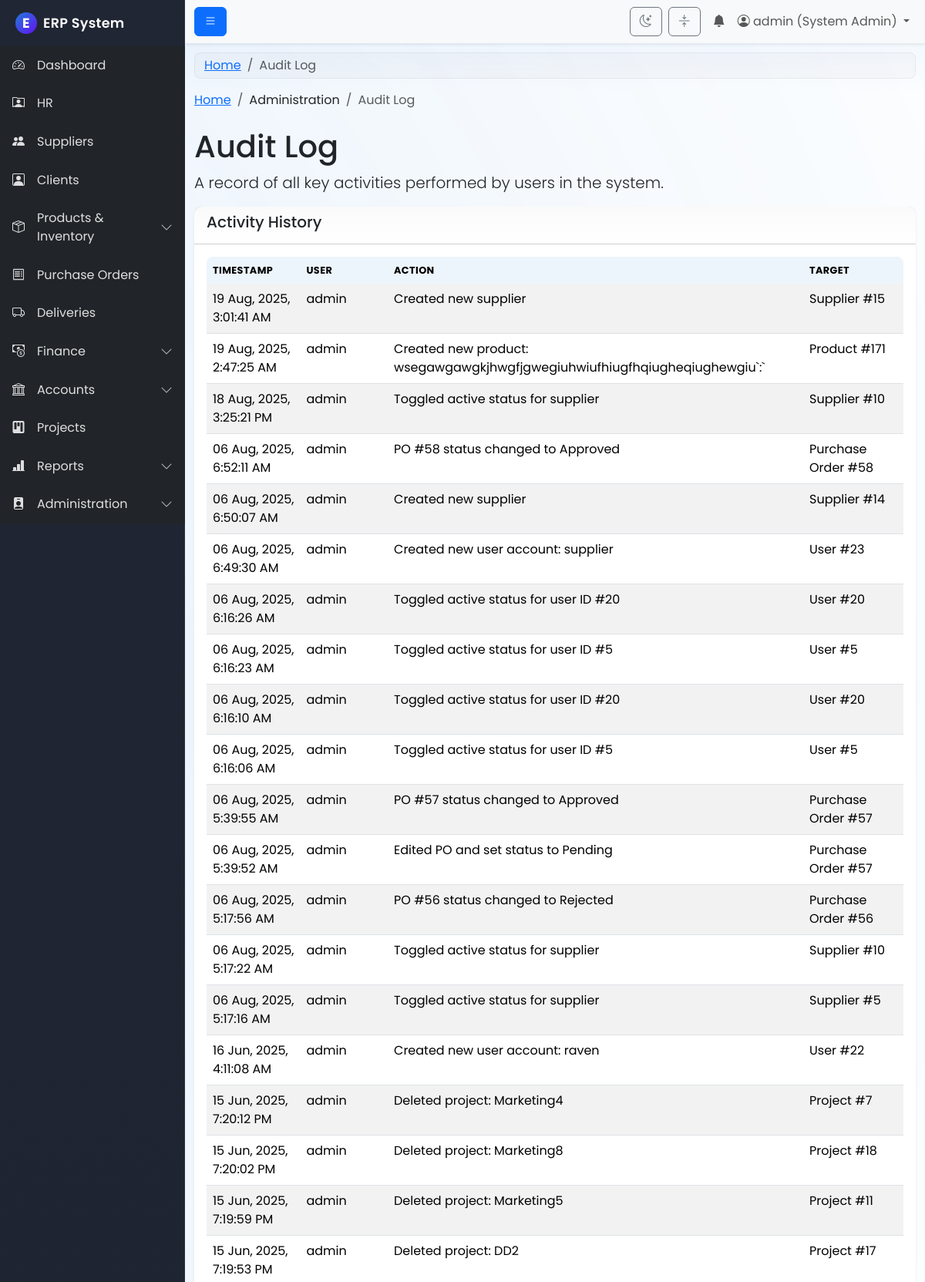
/modules/admin/view_audit_log.php (signed in, upper part), run on the app's committed database.
### tables this page shows
CREATE TABLE `audit_log` (
  `id` int(11) NOT NULL,
  `user_id` int(11) NOT NULL,
  `action` varchar(255) NOT NULL,
  `target_type` varchar(50) NOT NULL,
  `target_id` int(11) NOT NULL,
  `log_timestamp` timestamp NOT NULL DEFAULT current_timestamp()
);

CREATE TABLE `users` (
  `id` int(11) NOT NULL,
  `username` varchar(100) NOT NULL,
  `password` varchar(255) NOT NULL,
  `email` varchar(255) NOT NULL,
  `role_id` int(11) NOT NULL,
  `is_active` tinyint(1) NOT NULL DEFAULT 1,
  `department_id` int(11) DEFAULT NULL,
  `created_at` timestamp NOT NULL DEFAULT current_timestamp()
);

### modules/admin/view_audit_log.php (the view, shortened to what this page needs)
<?php
$page_title = "Audit Log";
include('../../includes/header.php');
$conn = connect_db();
$sql = "SELECT
            al.log_timestamp,
            al.action,
            al.target_type,
            al.target_id,
            u.username
        FROM audit_log al
        JOIN users u ON al.user_id = u.id
        ORDER BY al.log_timestamp DESC";
$result = $conn->query($sql);
?>
<nav aria-label="breadcrumb">
  <ol class="breadcrumb">
    <li class="breadcrumb-item"><a href="/erp_project/dashboard.php">Home</a></li>
    <li class="breadcrumb-item">Administration</li>
    <li class="breadcrumb-item active" aria-current="page">Audit Log</li>
  </ol>
</nav>
<h1 class="mt-4"><?php echo $page_title; ?></h1>
<p class="lead">A record of all key activities performed by users in the system.</p>
<div class="card">
    <div class="card-header">
        <h5>Activity History</h5>
    </div>
    <div class="card-body">
        <div class="table-responsive">
            <table class="table table-striped table-hover">
                <thead>
                    <tr>
                        <th>Timestamp</th>
                        <th>User</th>
                        <th>Action</th>
                        <th>Target</th>
                    </tr>
                </thead>
                <tbody>
                    <?php if ($result && $result->num_rows > 0): ?>
                        <?php while($row = $result->fetch_assoc()): ?>
                            <tr>
                                <td><?php echo date("d M, Y, g:i:s A", strtotime($row['log_timestamp'])); ?></td>
                                <td><?php echo htmlspecialchars($row['username']); ?></td>
                                <td><?php echo htmlspecialchars($row['action']); ?></td>
                                <td><?php echo htmlspecialchars($row['target_type']) . ' #' . $row['target_id']; ?></td>
                            </tr>
                        <?php endwhile; ?>
                    <?php else: ?>
                        <tr>
                            <td colspan="4" class="text-center text-muted">No activities have been logged yet.</td>
                        </tr>
                    <?php endif; ?>
                </tbody>
            </table>
        </div>
    </div>
</div>
<?php
include('../../includes/footer.php');
?>

### assets/css/style.css (style rules this page uses)
:root { --erp-sidebar-width: 15rem; --erp-brand-primary: #1e7bd9; --erp-brand-secondary: #6c757d; --erp-brand-accent: #00c4b3; --erp-shadow-sm: 0 0.125rem 0.25rem rgba(0,0,0,.06); --erp-shadow-md: 0 0.5rem 1rem rgba(0,0,0,.12); --gradient-blue: linear-gradient(135deg, #667eea 0%, #764ba2 100%); --gradient-orange: linear-gradient(135deg, #f093fb 0%, #f5576c 100%); --gradient-green: linear-gradient(135deg, #4facfe 0%, #00f2fe 100%); --gradient-purple: linear-gradient(135deg, #a8edea 0%, #fed6e3 100%); }
body { font-family: 'Poppins', sans-serif; background: var(--bs-body-bg); color: var(--bs-body-color); }
.card { border: 0; border-radius: .75rem; box-shadow: var(--erp-shadow-sm); transition: transform .2s ease, box-shadow .2s ease; }
.table { border-radius: .5rem; overflow: hidden; }
.table thead th { background: rgba(30,123,217,.08); border-bottom: 0; }
body::before, body::after { content: ""; position: fixed; z-index: -1; width: 60vmax; height: 60vmax; border-radius: 50%; filter: blur(80px); opacity: .12; pointer-events: none; }
body::before { top: -20vmax; right: -10vmax; background: radial-gradient(ellipse at center, var(--erp-brand-primary) 0%, transparent 60%); }
body::after { bottom: -25vmax; left: -15vmax; background: radial-gradient(ellipse at center, var(--erp-brand-accent) 0%, transparent 60%); }
.table thead th { text-transform: uppercase; letter-spacing: .4px; font-size: .8rem; }
.card > .card-header { background: linear-gradient(180deg, rgba(0,0,0,.02), transparent); font-weight: 600; }
.table thead th { background: rgba(30,123,217,.08); }

### data on the page
audit_log: log_timestamp "19 Aug, 2025, 3:01:41 AM", user.username "admin", action "Created new supplier", target_type "Supplier", target "15"
audit_log: log_timestamp "19 Aug, 2025, 2:47:25 AM", user.username "admin", action "Created new product: wsegawgawgkjhwgfjgwegiuhwiufhiugfhqiugheqiughewgiu`:`", target_type "Product", target "171"
audit_log: log_timestamp "18 Aug, 2025, 3:25:21 PM", user.username "admin", action "Toggled active status for supplier", target_type "Supplier", target "10"
audit_log: log_timestamp "06 Aug, 2025, 6:52:11 AM", user.username "admin", action "PO #58 status changed to Approved", target_type "Purchase Order", target "58"
audit_log: log_timestamp "06 Aug, 2025, 6:50:07 AM", user.username "admin", action "Created new supplier", target_type "Supplier", target "14"
audit_log: log_timestamp "06 Aug, 2025, 6:49:30 AM", user.username "admin", action "Created new user account: supplier", target_type "User", target "23"
audit_log: log_timestamp "06 Aug, 2025, 6:16:26 AM", user.username "admin", action "Toggled active status for user ID #20", target_type "User", target "20"
audit_log: log_timestamp "06 Aug, 2025, 6:16:23 AM", user.username "admin", action "Toggled active status for user ID #5", target_type "User", target "5"
audit_log: log_timestamp "06 Aug, 2025, 6:16:10 AM", user.username "admin", action "Toggled active status for user ID #20", target_type "User", target "20"
audit_log: log_timestamp "06 Aug, 2025, 6:16:06 AM", user.username "admin", action "Toggled active status for user ID #5", target_type "User", target "5"
audit_log: log_timestamp "06 Aug, 2025, 5:39:55 AM", user.username "admin", action "PO #57 status changed to Approved", target_type "Purchase Order", target "57"
audit_log: log_timestamp "06 Aug, 2025, 5:39:52 AM", user.username "admin", action "Edited PO and set status to Pending", target_type "Purchase Order", target "57"
audit_log: log_timestamp "06 Aug, 2025, 5:17:56 AM", user.username "admin", action "PO #56 status changed to Rejected", target_type "Purchase Order", target "56"
audit_log: log_timestamp "06 Aug, 2025, 5:17:22 AM", user.username "admin", action "Toggled active status for supplier", target_type "Supplier", target "10"
audit_log: log_timestamp "06 Aug, 2025, 5:17:16 AM", user.username "admin", action "Toggled active status for supplier", target_type "Supplier", target "5"
audit_log: log_timestamp "16 Jun, 2025, 4:11:08 AM", user.username "admin", action "Created new user account: raven", target_type "User", target "22"
audit_log: log_timestamp "15 Jun, 2025, 7:20:12 PM", user.username "admin", action "Deleted project: Marketing4", target_type "Project", target "7"
audit_log: log_timestamp "15 Jun, 2025, 7:20:02 PM", user.username "admin", action "Deleted project: Marketing8", target_type "Project", target "18"
audit_log: log_timestamp "15 Jun, 2025, 7:19:59 PM", user.username "admin", action "Deleted project: Marketing5", target_type "Project", target "11"
audit_log: log_timestamp "15 Jun, 2025, 7:19:53 PM", user.username "admin", action "Deleted project: DD2", target_type "Project", target "17"

### other printed values
$_SESSION['username'] "admin"
$_SESSION['role_name'] "System Admin"
$page_title "Audit Log"
